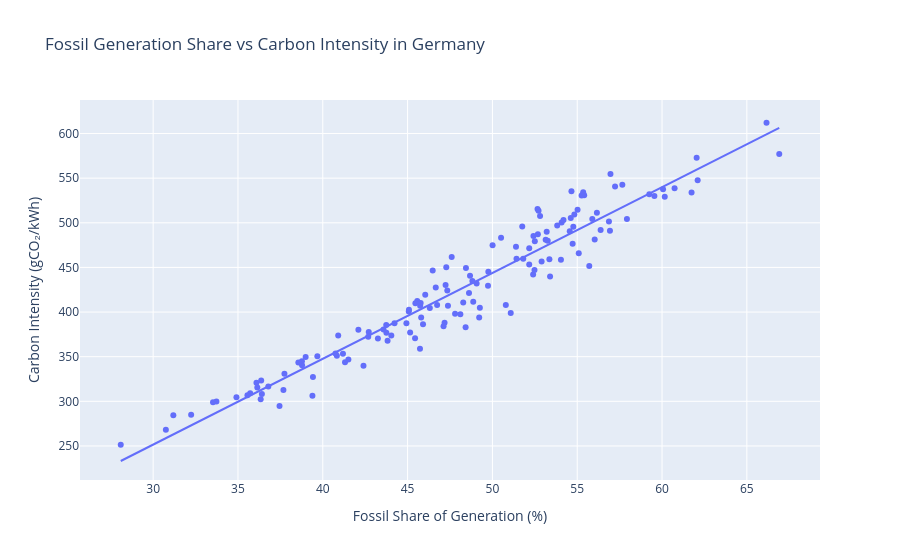

Notebook source saved alongside this figure:
### Markdown cell above
### Interpretation of Generation Mix and Carbon Intensity

The correlation analysis reveals a very strong relationship between the
German electricity generation mix and carbon intensity.

The fossil generation share has a strong positive correlation with carbon
intensity (r ≈ 0.962). Months with a larger share of fossil electricity
generation therefore tend to have substantially higher carbon intensity.

Conversely, the clean generation share has a strong negative correlation
with carbon intensity (r ≈ -0.962). Higher shares of clean electricity
generation tend to coincide with lower emissions intensity.

Clean and fossil generation shares are perfectly negatively correlated
(r = -1.0). This indicates that the two aggregate shares are complementary
components of the generation mix and contain essentially the same
information in inverse form.

Consequently, both variables should not be treated as independent predictors
in a statistical model because this would introduce perfect multicollinearity.

The correlation results provide strong evidence of association, but they do
not by themselves establish causality.

### Code cell
fig = px.scatter(
    germany_mix_carbon,
    x="fossil_share_pct",
    y="emissions_intensity_gco2_per_kwh",
    trendline="ols",
    title="Fossil Generation Share vs Carbon Intensity in Germany",
    labels={
        "fossil_share_pct": "Fossil Share of Generation (%)",
        "emissions_intensity_gco2_per_kwh": "Carbon Intensity (gCO₂/kWh)",
    },
)

fig.show()

### Figure 1 — Plotly figure (JSON) as saved in the notebook; plotly's stock layout.template omitted (floating-point values rounded to 4 significant figures; data arrays with more than 128 entries replaced by an {"elided": "..."} marker saying what was removed)
{"data": [{"hovertemplate": "Fossil Share of Generation (%)=%{x}<br>Carbon Intensity (gCO₂/kWh)=%{y}<extra></extra>", "legendgroup": "", "marker": {"color": "#636efa", "symbol": "circle"}, "mode": "markers", "name": "", "orientation": "v", "showlegend": false, "type": "scatter", "x": {"elided": "140 float values"}, "xaxis": "x", "y": {"elided": "140 float values"}, "yaxis": "y"}, {"hovertemplate": "<b>OLS trendline</b><br>emissions_intensity_gco2_per_kwh = 9.61493 * fossil_share_pct + -36.9463<br>R<sup>2</sup>=0.925305<br><br>Fossil Share of Generation (%)=%{x}<br>Carbon Intensity (gCO₂/kWh)=%{y} <b>(trend)</b><extra></extra>", "legendgroup": "", "marker": {"color": "#636efa", "symbol": "circle"}, "mode": "lines", "name": "", "showlegend": false, "type": "scatter", "x": {"elided": "140 float values"}, "xaxis": "x", "y": {"elided": "140 float values"}, "yaxis": "y"}], "layout": {"legend": {"tracegroupgap": 0}, "title": {"text": "Fossil Generation Share vs Carbon Intensity in Germany"}, "xaxis": {"anchor": "y", "domain": [0, 1], "title": {"text": "Fossil Share of Generation (%)"}}, "yaxis": {"anchor": "x", "domain": [0, 1], "title": {"text": "Carbon Intensity (gCO₂/kWh)"}}}}
